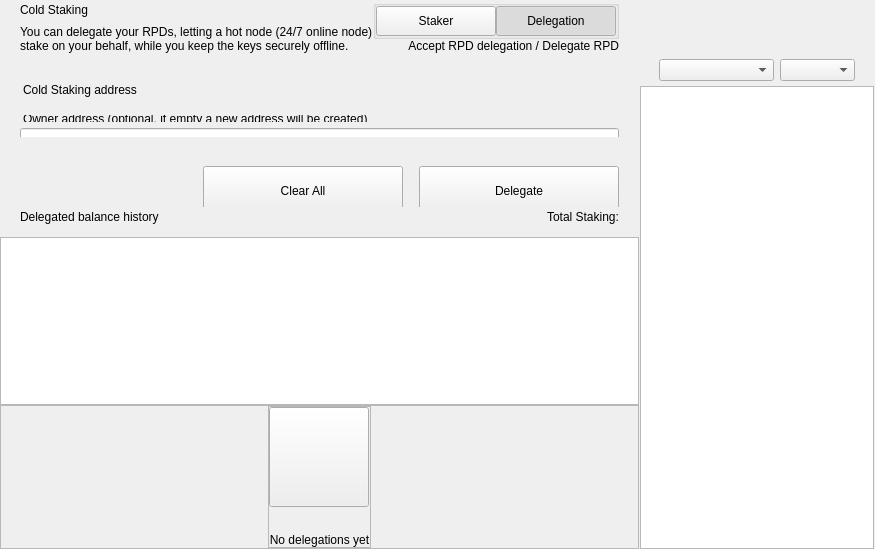
<?xml version="1.0" encoding="UTF-8"?>
<ui version="4.0">
 <class>ColdStakingWidget</class>
 <widget class="QWidget" name="ColdStakingWidget">
  <property name="geometry">
   <rect>
    <x>0</x>
    <y>0</y>
    <width>629</width>
    <height>549</height>
   </rect>
  </property>
  <property name="windowTitle">
   <string>Form</string>
  </property>
  <layout class="QHBoxLayout" name="horizontalLayout_1" stretch="2,1">
   <property name="spacing">
    <number>0</number>
   </property>
   <property name="leftMargin">
    <number>0</number>
   </property>
   <property name="topMargin">
    <number>0</number>
   </property>
   <property name="rightMargin">
    <number>0</number>
   </property>
   <property name="bottomMargin">
    <number>0</number>
   </property>
   <item>
    <widget class="QWidget" name="left" native="true">
     <layout class="QVBoxLayout" name="verticalLayout_3">
      <property name="leftMargin">
       <number>0</number>
      </property>
      <property name="topMargin">
       <number>0</number>
      </property>
      <property name="rightMargin">
       <number>0</number>
      </property>
      <property name="bottomMargin">
       <number>0</number>
      </property>
      <item>
       <layout class="QVBoxLayout" name="verticalLayout_2">
        <property name="spacing">
         <number>0</number>
        </property>
        <item>
         <layout class="QVBoxLayout" name="verticalLayoutTop">
          <property name="spacing">
           <number>0</number>
          </property>
          <property name="leftMargin">
           <number>0</number>
          </property>
          <property name="rightMargin">
           <number>0</number>
          </property>
          <item>
           <widget class="QWidget" name="containerTitle" native="true">
            <property name="sizePolicy">
             <sizepolicy hsizetype="Preferred" vsizetype="Minimum">
              <horstretch>0</horstretch>
              <verstretch>0</verstretch>
             </sizepolicy>
            </property>
            <property name="maximumSize">
             <size>
              <width>16777215</width>
              <height>100</height>
             </size>
            </property>
            <layout class="QHBoxLayout" name="containerTitleLayout">
             <property name="spacing">
              <number>0</number>
             </property>
             <property name="leftMargin">
              <number>20</number>
             </property>
             <property name="topMargin">
              <number>0</number>
             </property>
             <property name="rightMargin">
              <number>20</number>
             </property>
             <property name="bottomMargin">
              <number>0</number>
             </property>
             <item>
              <layout class="QVBoxLayout" name="verticalLayout11">
               <property name="spacing">
                <number>5</number>
               </property>
               <item>
                <widget class="QLabel" name="labelTitle">
                 <property name="text">
                  <string>Cold Staking</string>
                 </property>
                </widget>
               </item>
               <item>
                <widget class="QLabel" name="labelSubtitle1">
                 <property name="maximumSize">
                  <size>
                   <width>16777215</width>
                   <height>16777215</height>
                  </size>
                 </property>
                 <property name="text">
                  <string>You can delegate your RPDs, letting a hot node (24/7 online node)
stake on your behalf, while you keep the keys securely offline.</string>
                 </property>
                </widget>
               </item>
              </layout>
             </item>
             <item>
              <spacer name="horizontalSpacer">
               <property name="orientation">
                <enum>Qt::Horizontal</enum>
               </property>
               <property name="sizeHint" stdset="0">
                <size>
                 <width>40</width>
                 <height>20</height>
                </size>
               </property>
              </spacer>
             </item>
             <item>
              <widget class="QWidget" name="containerViewPrivacyChecks" native="true">
               <layout class="QVBoxLayout" name="containerPrivacyChecks">
                <property name="spacing">
                 <number>0</number>
                </property>
                <property name="leftMargin">
                 <number>0</number>
                </property>
                <property name="topMargin">
                 <number>0</number>
                </property>
                <property name="rightMargin">
                 <number>0</number>
                </property>
                <property name="bottomMargin">
                 <number>0</number>
                </property>
                <item alignment="Qt::AlignHCenter|Qt::AlignVCenter">
                 <widget class="QGroupBox" name="groupBox">
                  <property name="title">
                   <string/>
                  </property>
                  <layout class="QHBoxLayout" name="horizontalLayout_2_1">
                   <property name="spacing">
                    <number>0</number>
                   </property>
                   <property name="leftMargin">
                    <number>0</number>
                   </property>
                   <property name="topMargin">
                    <number>0</number>
                   </property>
                   <property name="rightMargin">
                    <number>0</number>
                   </property>
                   <property name="bottomMargin">
                    <number>0</number>
                   </property>
                   <item>
                    <widget class="QPushButton" name="pushLeft">
                     <property name="minimumSize">
                      <size>
                       <width>120</width>
                       <height>30</height>
                      </size>
                     </property>
                     <property name="maximumSize">
                      <size>
                       <width>120</width>
                       <height>30</height>
                      </size>
                     </property>
                     <property name="focusPolicy">
                      <enum>Qt::NoFocus</enum>
                     </property>
                     <property name="text">
                      <string>Staker</string>
                     </property>
                     <property name="checkable">
                      <bool>true</bool>
                     </property>
                     <property name="autoExclusive">
                      <bool>true</bool>
                     </property>
                    </widget>
                   </item>
                   <item>
                    <widget class="QPushButton" name="pushRight">
                     <property name="minimumSize">
                      <size>
                       <width>120</width>
                       <height>30</height>
                      </size>
                     </property>
                     <property name="maximumSize">
                      <size>
                       <width>120</width>
                       <height>30</height>
                      </size>
                     </property>
                     <property name="focusPolicy">
                      <enum>Qt::NoFocus</enum>
                     </property>
                     <property name="text">
                      <string>Delegation</string>
                     </property>
                     <property name="checkable">
                      <bool>true</bool>
                     </property>
                     <property name="checked">
                      <bool>true</bool>
                     </property>
                     <property name="autoExclusive">
                      <bool>true</bool>
                     </property>
                    </widget>
                   </item>
                  </layout>
                 </widget>
                </item>
                <item alignment="Qt::AlignTop">
                 <widget class="QLabel" name="labelSubtitle2">
                  <property name="text">
                   <string>Accept RPD delegation / Delegate RPD</string>
                  </property>
                  <property name="alignment">
                   <set>Qt::AlignRight|Qt::AlignTrailing|Qt::AlignVCenter</set>
                  </property>
                 </widget>
                </item>
               </layout>
              </widget>
             </item>
            </layout>
           </widget>
          </item>
          <item>
           <spacer name="verticalSpacer_2">
            <property name="orientation">
             <enum>Qt::Vertical</enum>
            </property>
            <property name="sizeType">
             <enum>QSizePolicy::Fixed</enum>
            </property>
            <property name="sizeHint" stdset="0">
             <size>
              <width>20</width>
              <height>30</height>
             </size>
            </property>
           </spacer>
          </item>
          <item>
           <widget class="QWidget" name="containerSend" native="true">
            <property name="minimumSize">
             <size>
              <width>0</width>
              <height>50</height>
             </size>
            </property>
            <layout class="QVBoxLayout" name="containerSendRow">
             <property name="spacing">
              <number>6</number>
             </property>
             <property name="leftMargin">
              <number>0</number>
             </property>
             <property name="topMargin">
              <number>0</number>
             </property>
             <property name="rightMargin">
              <number>0</number>
             </property>
             <property name="bottomMargin">
              <number>0</number>
             </property>
             <item>
              <widget class="QLabel" name="labelEditTitle">
               <property name="maximumSize">
                <size>
                 <width>16777215</width>
                 <height>30</height>
                </size>
               </property>
               <property name="styleSheet">
                <string notr="true">padding-left:20px; padding-bottom:3px;</string>
               </property>
               <property name="text">
                <string>Cold Staking address</string>
               </property>
              </widget>
             </item>
             <item>
              <spacer name="verticalSpacer_6">
               <property name="orientation">
                <enum>Qt::Vertical</enum>
               </property>
               <property name="sizeType">
                <enum>QSizePolicy::Fixed</enum>
               </property>
               <property name="sizeHint" stdset="0">
                <size>
                 <width>20</width>
                 <height>9</height>
                </size>
               </property>
              </spacer>
             </item>
             <item>
              <widget class="QWidget" name="containerOwner" native="true">
               <layout class="QVBoxLayout" name="vContainerOwner">
                <property name="spacing">
                 <number>4</number>
                </property>
                <property name="leftMargin">
                 <number>20</number>
                </property>
                <property name="topMargin">
                 <number>0</number>
                </property>
                <property name="rightMargin">
                 <number>20</number>
                </property>
                <property name="bottomMargin">
                 <number>0</number>
                </property>
                <item>
                 <widget class="QLabel" name="labelSubtitleDescription">
                  <property name="maximumSize">
                   <size>
                    <width>16777215</width>
                    <height>20</height>
                   </size>
                  </property>
                  <property name="styleSheet">
                   <string notr="true">margin-bottom:2px;
                   margin-left:0.05px;
                   padding:0px;</string>
                  </property>
                  <property name="text">
                   <string>Owner address (optional, if empty a new address will be created)</string>
                  </property>
                 </widget>
                </item>
                <item>
                 <widget class="QLineEdit" name="lineEditOwnerAddress">
                  <property name="minimumSize">
                   <size>
                    <width>0</width>
                    <height>50</height>
                   </size>
                  </property>
                  <property name="maximumSize">
                   <size>
                    <width>16777215</width>
                    <height>50</height>
                   </size>
                  </property>
                  <property name="styleSheet">
                   <string notr="true"/>
                  </property>
                  <property name="placeholderText">
                   <string>Enter owner address</string>
                  </property>
                 </widget>
                </item>
               </layout>
              </widget>
             </item>
            </layout>
           </widget>
          </item>
         </layout>
        </item>
        <item>
         <spacer name="verticalSpacer_3">
          <property name="orientation">
           <enum>Qt::Vertical</enum>
          </property>
          <property name="sizeType">
           <enum>QSizePolicy::Minimum</enum>
          </property>
          <property name="sizeHint" stdset="0">
           <size>
            <width>20</width>
            <height>20</height>
           </size>
          </property>
         </spacer>
        </item>
        <item>
         <widget class="QWidget" name="containerBtn" native="true">
          <property name="minimumSize">
           <size>
            <width>0</width>
            <height>50</height>
           </size>
          </property>
          <layout class="QHBoxLayout" name="horizontalLayout">
           <property name="rightMargin">
            <number>20</number>
           </property>
           <item>
            <spacer name="horizontalSpacer_2">
             <property name="orientation">
              <enum>Qt::Horizontal</enum>
             </property>
             <property name="sizeHint" stdset="0">
              <size>
               <width>200</width>
               <height>20</height>
              </size>
             </property>
            </spacer>
           </item>
           <item>
            <layout class="QHBoxLayout" name="horizontalLayout_7">
             <item>
              <spacer name="horizontalSpacer_3">
               <property name="orientation">
                <enum>Qt::Horizontal</enum>
               </property>
               <property name="sizeType">
                <enum>QSizePolicy::Expanding</enum>
               </property>
               <property name="sizeHint" stdset="0">
                <size>
                 <width>40</width>
                 <height>20</height>
                </size>
               </property>
              </spacer>
             </item>
             <item>
              <widget class="QPushButton" name="pushButtonClear">
               <property name="minimumSize">
                <size>
                 <width>200</width>
                 <height>50</height>
                </size>
               </property>
               <property name="focusPolicy">
                <enum>Qt::NoFocus</enum>
               </property>
               <property name="text">
                <string>Clear All</string>
               </property>
              </widget>
             </item>
             <item>
              <spacer name="horizontalSpacer_4">
               <property name="orientation">
                <enum>Qt::Horizontal</enum>
               </property>
               <property name="sizeType">
                <enum>QSizePolicy::Fixed</enum>
               </property>
               <property name="sizeHint" stdset="0">
                <size>
                 <width>10</width>
                 <height>20</height>
                </size>
               </property>
              </spacer>
             </item>
             <item>
              <widget class="QPushButton" name="pushButtonSend">
               <property name="minimumSize">
                <size>
                 <width>200</width>
                 <height>50</height>
                </size>
               </property>
               <property name="maximumSize">
                <size>
                 <width>200</width>
                 <height>50</height>
                </size>
               </property>
               <property name="focusPolicy">
                <enum>Qt::NoFocus</enum>
               </property>
               <property name="text">
                <string>Delegate</string>
               </property>
              </widget>
             </item>
            </layout>
           </item>
          </layout>
         </widget>
        </item>
        <item>
         <widget class="QWidget" name="containerHistoryLabel" native="true">
          <layout class="QHBoxLayout" name="horizontalLayout_4">
           <property name="spacing">
            <number>0</number>
           </property>
           <property name="leftMargin">
            <number>20</number>
           </property>
           <property name="topMargin">
            <number>0</number>
           </property>
           <property name="rightMargin">
            <number>20</number>
           </property>
           <property name="bottomMargin">
            <number>0</number>
           </property>
           <item>
            <widget class="QWidget" name="verticalWidget" native="true">
             <property name="minimumSize">
              <size>
               <width>100</width>
               <height>0</height>
              </size>
             </property>
             <layout class="QVBoxLayout" name="verticalLayout_58">
              <property name="leftMargin">
               <number>0</number>
              </property>
              <property name="topMargin">
               <number>0</number>
              </property>
              <property name="rightMargin">
               <number>0</number>
              </property>
              <property name="bottomMargin">
               <number>0</number>
              </property>
              <item>
               <widget class="QLabel" name="labelListHistory">
                <property name="text">
                 <string>Delegated balance history</string>
                </property>
               </widget>
              </item>
             </layout>
            </widget>
           </item>
           <item>
            <spacer name="horizontalSpacer_5">
             <property name="orientation">
              <enum>Qt::Horizontal</enum>
             </property>
             <property name="sizeHint" stdset="0">
              <size>
               <width>40</width>
               <height>20</height>
              </size>
             </property>
            </spacer>
           </item>
           <item>
            <widget class="QLabel" name="labelStakingTotal">
             <property name="text">
              <string>Total Staking:</string>
             </property>
            </widget>
           </item>
          </layout>
         </widget>
        </item>
        <item>
         <layout class="QVBoxLayout" name="verticalLayout_64">
          <property name="spacing">
           <number>0</number>
          </property>
          <item>
           <spacer name="verticalSpacer_44">
            <property name="orientation">
             <enum>Qt::Vertical</enum>
            </property>
            <property name="sizeType">
             <enum>QSizePolicy::Fixed</enum>
            </property>
            <property name="sizeHint" stdset="0">
             <size>
              <width>20</width>
              <height>10</height>
             </size>
            </property>
           </spacer>
          </item>
          <item>
           <widget class="QListView" name="listView">
            <property name="enabled">
             <bool>true</bool>
            </property>
            <property name="mouseTracking">
             <bool>true</bool>
            </property>
           </widget>
          </item>
          <item>
           <widget class="QFrame" name="emptyContainer">
            <property name="minimumSize">
             <size>
              <width>0</width>
              <height>100</height>
             </size>
            </property>
            <property name="frameShape">
             <enum>QFrame::StyledPanel</enum>
            </property>
            <property name="frameShadow">
             <enum>QFrame::Raised</enum>
            </property>
            <layout class="QVBoxLayout" name="verticalLayout_71" stretch="1,8">
             <property name="spacing">
              <number>0</number>
             </property>
             <property name="leftMargin">
              <number>0</number>
             </property>
             <property name="topMargin">
              <number>0</number>
             </property>
             <property name="rightMargin">
              <number>0</number>
             </property>
             <property name="bottomMargin">
              <number>0</number>
             </property>
             <item>
              <spacer name="verticalSpacer">
               <property name="orientation">
                <enum>Qt::Vertical</enum>
               </property>
               <property name="sizeHint" stdset="0">
                <size>
                 <width>20</width>
                 <height>20</height>
                </size>
               </property>
              </spacer>
             </item>
             <item alignment="Qt::AlignHCenter|Qt::AlignVCenter">
              <widget class="QFrame" name="emptyScreen">
               <property name="sizePolicy">
                <sizepolicy hsizetype="Expanding" vsizetype="Expanding">
                 <horstretch>0</horstretch>
                 <verstretch>0</verstretch>
                </sizepolicy>
               </property>
               <property name="frameShape">
                <enum>QFrame::StyledPanel</enum>
               </property>
               <property name="frameShadow">
                <enum>QFrame::Raised</enum>
               </property>
               <layout class="QVBoxLayout" name="verticalLayout">
                <property name="spacing">
                 <number>30</number>
                </property>
                <property name="leftMargin">
                 <number>0</number>
                </property>
                <property name="topMargin">
                 <number>0</number>
                </property>
                <property name="rightMargin">
                 <number>0</number>
                </property>
                <property name="bottomMargin">
                 <number>0</number>
                </property>
                <item alignment="Qt::AlignHCenter|Qt::AlignVCenter">
                 <widget class="QPushButton" name="pushImgEmpty">
                  <property name="minimumSize">
                   <size>
                    <width>100</width>
                    <height>100</height>
                   </size>
                  </property>
                  <property name="maximumSize">
                   <size>
                    <width>100</width>
                    <height>100</height>
                   </size>
                  </property>
                  <property name="focusPolicy">
                   <enum>Qt::NoFocus</enum>
                  </property>
                  <property name="text">
                   <string/>
                  </property>
                  <property name="iconSize">
                   <size>
                    <width>100</width>
                    <height>100</height>
                   </size>
                  </property>
                 </widget>
                </item>
                <item alignment="Qt::AlignHCenter|Qt::AlignVCenter">
                 <widget class="QLabel" name="labelEmpty">
                  <property name="styleSheet">
                   <string notr="true"/>
                  </property>
                  <property name="text">
                   <string>No delegations yet</string>
                  </property>
                  <property name="alignment">
                   <set>Qt::AlignCenter</set>
                  </property>
                 </widget>
                </item>
               </layout>
              </widget>
             </item>
            </layout>
           </widget>
          </item>
         </layout>
        </item>
       </layout>
      </item>
     </layout>
    </widget>
   </item>
   <item>
    <widget class="QWidget" name="right" native="true">
     <layout class="QVBoxLayout" name="rightContainer">
      <property name="spacing">
       <number>0</number>
      </property>
      <property name="leftMargin">
       <number>1</number>
      </property>
      <property name="topMargin">
       <number>0</number>
      </property>
      <property name="rightMargin">
       <number>1</number>
      </property>
      <property name="bottomMargin">
       <number>0</number>
      </property>
      <item>
       <widget class="QWidget" name="containerRightButtons" native="true">
        <property name="minimumSize">
         <size>
          <width>0</width>
          <height>50</height>
         </size>
        </property>
        <layout class="QVBoxLayout" name="verticalLayout_4">
         <property name="leftMargin">
          <number>19</number>
         </property>
         <property name="topMargin">
          <number>0</number>
         </property>
         <property name="rightMargin">
          <number>19</number>
         </property>
         <property name="bottomMargin">
          <number>0</number>
         </property>
         <item>
          <widget class="OptionButton" name="btnCoinControl" native="true">
           <property name="minimumSize">
            <size>
             <width>0</width>
             <height>0</height>
            </size>
           </property>
          </widget>
         </item>
         <item>
          <widget class="OptionButton" name="btnColdStaking" native="true"/>
         </item>
         <item>
          <widget class="OptionButton" name="btnMyStakingAddresses" native="true">
           <property name="sizePolicy">
            <sizepolicy hsizetype="Preferred" vsizetype="Minimum">
             <horstretch>0</horstretch>
             <verstretch>0</verstretch>
            </sizepolicy>
           </property>
          </widget>
         </item>
        </layout>
       </widget>
      </item>
      <item>
       <widget class="QWidget" name="sortWidget" native="true">
        <layout class="QHBoxLayout" name="horizontalLayout_6">
         <property name="leftMargin">
          <number>19</number>
         </property>
         <property name="rightMargin">
          <number>19</number>
         </property>
         <property name="bottomMargin">
          <number>5</number>
         </property>
         <item>
          <spacer name="horizontalSpacer_6">
           <property name="orientation">
            <enum>Qt::Horizontal</enum>
           </property>
           <property name="sizeHint" stdset="0">
            <size>
             <width>40</width>
             <height>20</height>
            </size>
           </property>
          </spacer>
         </item>
         <item>
          <widget class="QComboBox" name="comboBoxSort">
           <property name="sizePolicy">
            <sizepolicy hsizetype="Preferred" vsizetype="Fixed">
             <horstretch>0</horstretch>
             <verstretch>0</verstretch>
            </sizepolicy>
           </property>
           <property name="minimumSize">
            <size>
             <width>115</width>
             <height>0</height>
            </size>
           </property>
          </widget>
         </item>
         <item>
          <widget class="QComboBox" name="comboBoxSortOrder">
           <property name="sizePolicy">
            <sizepolicy hsizetype="Preferred" vsizetype="Fixed">
             <horstretch>0</horstretch>
             <verstretch>0</verstretch>
            </sizepolicy>
           </property>
           <property name="minimumSize">
            <size>
             <width>75</width>
             <height>0</height>
            </size>
           </property>
          </widget>
         </item>
        </layout>
       </widget>
      </item>
      <item>
       <widget class="QListView" name="listViewStakingAddress">
        <property name="enabled">
         <bool>true</bool>
        </property>
        <property name="mouseTracking">
         <bool>true</bool>
        </property>
       </widget>
      </item>
     </layout>
    </widget>
   </item>
  </layout>
 </widget>
 <customwidgets>
  <customwidget>
   <class>OptionButton</class>
   <extends>QWidget</extends>
   <header>qt/rpdchain/optionbutton.h</header>
   <container>1</container>
  </customwidget>
 </customwidgets>
 <resources/>
 <connections/>
</ui>
